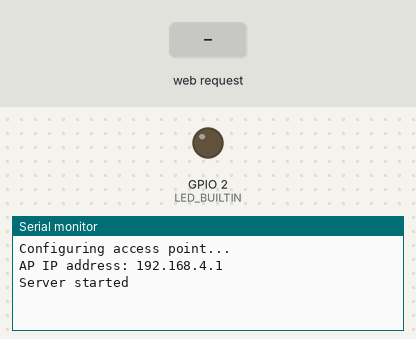
This sketch was run on a simulated ESP32. On the bench: output pins drawn as LEDs (lit = HIGH), the last lines printed to the serial monitor. The test bench sets the inputs (shaded band). Storage starts empty.

Above: at 1.2 s.
1.3 s: HTTP request GET /video.mp4 received
At 2.5 s:
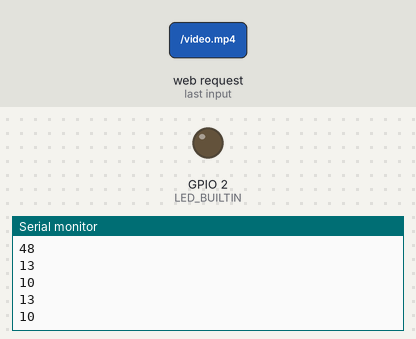
At 3.8 s:
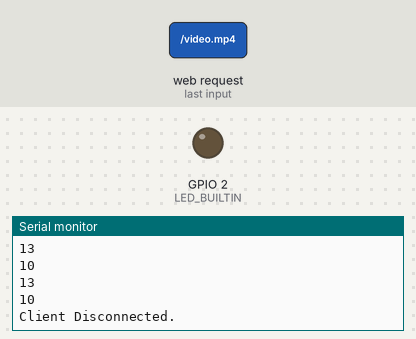
Timing chart, 0 to 5.3 s (numbered marks = the images above; inputs shaded):
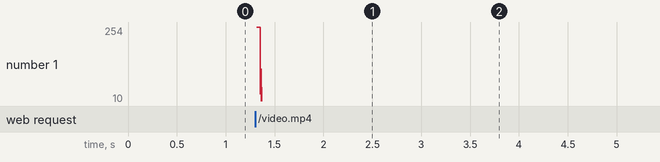

Measured:
- after the input at 1.3 s, the serial monitor: prints a new line at once (image 1)

The sketch:

sketch_aug03a.ino
```cpp
#include <WiFi.h>
#include <WiFiClient.h>
#include <WiFiAP.h>
#include "FS.h"
#include "SD.h"
#include <SPI.h>

#define SD_CS 5

const char *ssid = "ESP32";
const char *password = "123456789";

WiFiServer server(80);

const long videoSize = 16745;
long SDsize = 0;
byte btArray[100]={-2,-2,-2,-2,-2,-2,-2,-2,-2,-2,-2,-2,-2,-2,-2,-2,-2,-2,-2,-2,-2,-2,-2,-2,-2,-2,-2,-2,-2,-2,-2,-2,-2,-2,-2,-2,-2,-2,-2,-2,-2,-2,-2,-2,-2,-2,-2,-2,-2,-2,-2,-2,-2,-2,-2,-2,-2,-2,-2,-2,-2,-2,-2,-2,-2,-2,-2,-2,-2,-2,-2,-2,-2,-2,-2,-2,-2,-2,-2,-2,-2,-2,-2,-2,-2,-2,-2,-2,-2,-2,-2,-2,-2,-2,-2,-2,-2,-2,-2,-2};
int indexx=0;

void setup() {
  pinMode(LED_BUILTIN, OUTPUT);

  Serial.begin(115200);
  Serial.println();
  Serial.println("Configuring access point...");

  // You can remove the password parameter if you want the AP to be open.
  WiFi.softAP(ssid, password);
  IPAddress myIP = WiFi.softAPIP();
  Serial.print("AP IP address: ");
  Serial.println(myIP);
  server.begin();

  Serial.println("Server started");

  SD.begin(SD_CS);


}
void loop() {
  WiFiClient client = server.available();   // listen for incoming clients

  if (client) {                             // if you get a client,
    Serial.println("New Client.");           // print a message out the serial port
    File file = SD.open("/video.mp4");
    Serial.println("Creating file...");
    writeFile(SD, "/video.mp4");
    file.close();

    for (int i =0;i<100;i++){
      Serial.println(btArray[i]);
    }


    while (client.connected()) {            // loop while the client's connected
      if (client.available()) {             // if there's bytes to read from the client,
        //char c = client.read();             // read a byte, then
        byte b = client.read();
        if(indexx<100){
          btArray[indexx]=b;
          indexx++;
        }if (indexx==100){
          appendFile(SD,"/video.mp4",btArray);
          indexx=0;
        }
        Serial.println(b);
        //appendFile(SD, "/video.mp4", b);
      }

    }
    // close the connection:
    client.stop();
    Serial.println("Client Disconnected.");
  }
}
void writeFile(fs::FS &fs, const char * path) {
  Serial.printf("Writing file: %s\n", path);

  File file = fs.open(path, FILE_WRITE);
  if (!file) {
    Serial.println("Failed to open file for writing");
    return;
  }
  file.close();
}

void appendFile(fs::FS &fs, const char * path, const byte * append) {
  Serial.printf("Appending to file: %s\n", path);

  File file = fs.open(path, FILE_APPEND);
  if (!file) {
    Serial.println("Failed to open file for appending");
    return;
  }
  for (int i=0;i<100;i++){
    if(append[i]!= -2){
        if (file.write(append[i])) {

      } else {
        Serial.println("Append failed");
      }
    }
  }

  file.close();
}
```
